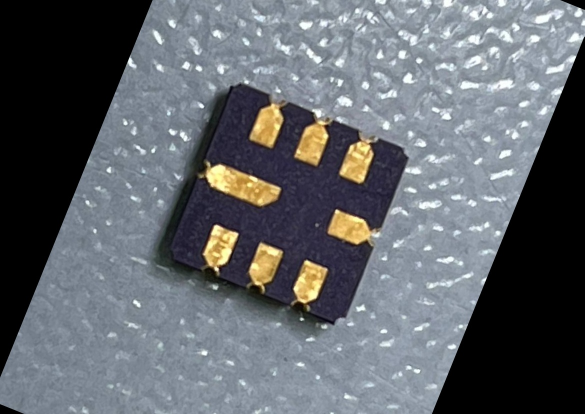
#> input picture test/2_angle_279.jpg, 1169 x 828 px, found by its file name (shown at 1/2 size)
$ python SOT.py
#> lines starting #> are read from the running program, lines starting #| are printed output that depends on the picture; after the words box and inside, x2 and y2 are one past the last pixel; in counts of white or black regions, pixels touching at a corner belong together; long printed decimals are rounded
import numpy as np
import cv2 as cv
import math

image_main = cv.imread('test\\2_angle_279.jpg')
#> image_main is the input picture: shape (828, 1169, 3); mean B, G, R 106.7, 101.3, 97.1
hsv = cv.cvtColor(image_main, cv.COLOR_BGR2HSV)
#> hsv: shape (828, 1169, 3); mean H, S, V 78.4, 35.8, 110.8
h_min = np.array((0, 40, 31), np.uint8)
h_max = np.array((35, 255, 255), np.uint8)
image_first = cv.inRange(hsv, h_min, h_max)
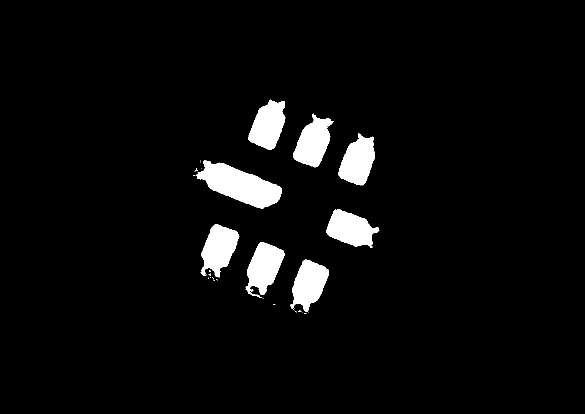
#> image_first: shape (828, 1169) (shown at 1/2 size); 4.5% white; 31 white regions (22 under 20 px)

cnts = []

area1 = 6666
area2 = 20000

contours = cv.findContours(image_first.copy(), cv.RETR_TREE, cv.CHAIN_APPROX_TC89_KCOS)[0]
#> contours = 40 contours, 32 with area under 20; largest, box (x1, y1, x2, y2) and area: (391, 321, 564, 417) 8406, (587, 227, 667, 334) 4890, (491, 484, 569, 592) 4886, (401, 448, 479, 555) 4832, (652, 418, 759, 496) 4831, (677, 267, 750, 371) 4823, (496, 199, 570, 299) 4772, (580, 519, 658, 625) 4736
for cnt in contours:
    rect = cv.minAreaRect(cnt)
    box = cv.boxPoints(rect)
    box = np.int0(box)
    area = int(rect[1][0] * rect[1][1])
    if area > area1 and area < area2:
        cv.drawContours(image_first, [box], -1, (255, 0, 255), 2)
        cnts.append(box)
#> this loop made 40 passes
#> (rect, box, area) on passes 9, 18, 21, 22, 25, 31, 34: (((517.7, 592.5), (2.92, 11.66), -59.04), [[521, 596], [511, 590], [513, 588], [523, 594]], 33), (((615.4, 574.5), (103.5, 58.96), -68.84), [[624, 633], [569, 612], [606, 515], [661, 536]], 6103), (((524.8, 540.8), (107.9, 57.48), -67.17), [[530, 601], [477, 579], [519, 479], [572, 502]], 6203), (((435.1, 504.8), (107.2, 59.71), -69.04), [[443, 565], [388, 544], [426, 444], [482, 465]], 6397), (((705.1, 459.5), (59.09, 99.15), -68.96), [[740, 504], [648, 469], [669, 414], [761, 449]], 5858), (((476.6, 369), (58.15, 173.2), -68.4), [[546, 427], [385, 364], [406, 310], [567, 373]], 10069), (((717.2, 316.5), (100.6, 59.63), -70.56), [[728, 373], [672, 354], [705, 259], [762, 279]], 6000)
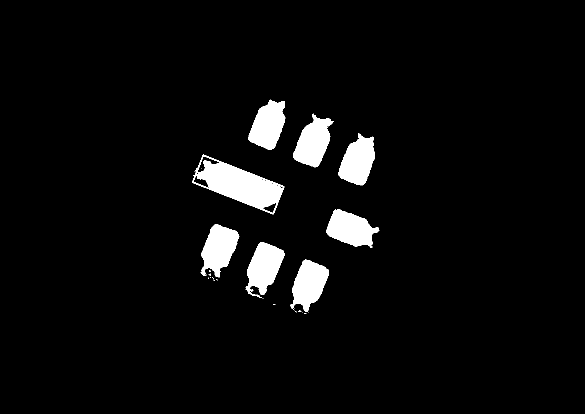
#> image_first: shape (828, 1169) (shown at 1/2 size); 4.6% white; 26 white regions (17 under 20 px), largest, box (x1, y1, x2, y2) and area: (384, 309, 569, 429) 9590, (491, 484, 569, 592) 5027, (587, 227, 667, 335) 5011
#> after the loop, cnts = [[[546, 427], [385, 364], [406, 310], [567, 373]]]

cv.imwrite("Pu1.jpg", image_first)
print(cnts)
#| [array([[546, 427],
#|        [385, 364],
#|        [406, 310],
#|        [567, 373]])]
cnts1 = cnts[0]
#> cnts1 = [[546, 427], [385, 364], [406, 310], [567, 373]]

t1 = 0
t2 = 0

if math.sqrt(
    (cnts1[0][0] - cnts1[1][0]) ** 2 + (cnts1[0][1] - cnts1[1][1]) ** 2
) > math.sqrt(
    (cnts1[0][0] - cnts1[3][0]) ** 2 + (cnts1[0][1] - cnts1[3][1]) ** 2
):
    # #неч
    t1 = [cnts1[0][0], cnts1[3][1]]
#> t1 = [546, 373]
    t2 = [cnts1[3][0], cnts1[0][1]]
#> t2 = [567, 427]
else:
    # ч
    t1 = [cnts1[0][0], cnts1[1][1]]
    t2 = [cnts1[1][0], cnts1[0][1]]
angle = math.degrees(math.atan((t1[1] - t2[1]) / (t2[0] - t1[0])))
#> angle = -68.75
print(angle)
#| -68.749

rows, cols = image_first.shape[:2]
#> rows = 828; cols = 1169
M = cv.getRotationMatrix2D(((cols - 1) / 2.0, (rows - 1) / 2.0), angle, 1)
#> M = [[0.362, -0.932, 757.7], [0.932, 0.362, -280.7]]
img = cv.warpAffine(image_first, M, (cols, rows))
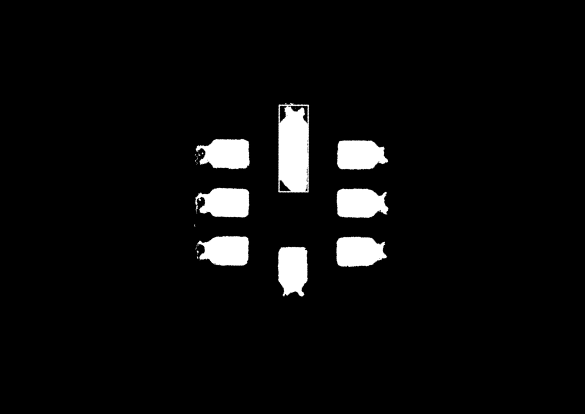
#> img: shape (828, 1169) (shown at 1/2 size); min 0, max 255, mean 11.7

cv.imwrite("Pu2.jpg", img)
